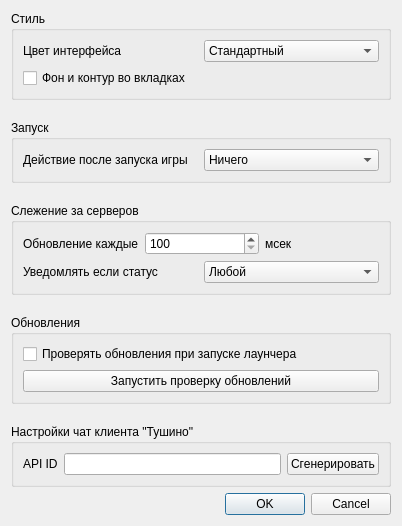
<?xml version="1.0" encoding="UTF-8"?>
<ui version="4.0">
 <class>launcherSettings</class>
 <widget class="QDialog" name="launcherSettings">
  <property name="geometry">
   <rect>
    <x>0</x>
    <y>0</y>
    <width>402</width>
    <height>526</height>
   </rect>
  </property>
  <property name="minimumSize">
   <size>
    <width>402</width>
    <height>526</height>
   </size>
  </property>
  <property name="maximumSize">
   <size>
    <width>402</width>
    <height>526</height>
   </size>
  </property>
  <property name="windowTitle">
   <string>Настройки лаунчера</string>
  </property>
  <property name="sizeGripEnabled">
   <bool>false</bool>
  </property>
  <property name="modal">
   <bool>true</bool>
  </property>
  <layout class="QGridLayout" name="gridLayout_6">
   <item row="7" column="0">
    <spacer name="verticalSpacer_3">
     <property name="orientation">
      <enum>Qt::Vertical</enum>
     </property>
     <property name="sizeHint" stdset="0">
      <size>
       <width>20</width>
       <height>40</height>
      </size>
     </property>
    </spacer>
   </item>
   <item row="5" column="0">
    <spacer name="verticalSpacer_2">
     <property name="orientation">
      <enum>Qt::Vertical</enum>
     </property>
     <property name="sizeHint" stdset="0">
      <size>
       <width>20</width>
       <height>40</height>
      </size>
     </property>
    </spacer>
   </item>
   <item row="4" column="0">
    <widget class="QGroupBox" name="groupBox_3">
     <property name="title">
      <string>Слежение за серверов</string>
     </property>
     <layout class="QGridLayout" name="gridLayout_2">
      <item row="0" column="0">
       <layout class="QHBoxLayout" name="horizontalLayout_3">
        <item>
         <widget class="QLabel" name="label">
          <property name="text">
           <string>Обновление каждые</string>
          </property>
         </widget>
        </item>
        <item>
         <widget class="QSpinBox" name="updateTimeSpin">
          <property name="minimum">
           <number>100</number>
          </property>
          <property name="maximum">
           <number>100000</number>
          </property>
          <property name="singleStep">
           <number>10</number>
          </property>
         </widget>
        </item>
        <item>
         <widget class="QLabel" name="label_2">
          <property name="text">
           <string>мсек</string>
          </property>
         </widget>
        </item>
       </layout>
      </item>
      <item row="1" column="0">
       <layout class="QHBoxLayout" name="horizontalLayout_2">
        <item>
         <widget class="QLabel" name="label_3">
          <property name="text">
           <string>Уведомлять если статус</string>
          </property>
         </widget>
        </item>
        <item>
         <widget class="QComboBox" name="stateBox">
          <item>
           <property name="text">
            <string>Любой</string>
           </property>
          </item>
          <item>
           <property name="text">
            <string>Игра</string>
           </property>
          </item>
          <item>
           <property name="text">
            <string>Брифинг</string>
           </property>
          </item>
          <item>
           <property name="text">
            <string>Лобби</string>
           </property>
          </item>
          <item>
           <property name="text">
            <string>Создание</string>
           </property>
          </item>
         </widget>
        </item>
       </layout>
      </item>
     </layout>
    </widget>
   </item>
   <item row="6" column="0">
    <widget class="QGroupBox" name="groupBox_4">
     <property name="title">
      <string>Обновления</string>
     </property>
     <layout class="QGridLayout" name="gridLayout_4">
      <item row="0" column="0">
       <widget class="QCheckBox" name="checkUpdateAfterStart">
        <property name="text">
         <string>Проверять обновления при запуске лаунчера</string>
        </property>
       </widget>
      </item>
      <item row="1" column="0">
       <widget class="QPushButton" name="launchCheckUpdate">
        <property name="text">
         <string>Запустить проверку обновлений</string>
        </property>
       </widget>
      </item>
     </layout>
    </widget>
   </item>
   <item row="2" column="0">
    <widget class="QGroupBox" name="groupBox_2">
     <property name="enabled">
      <bool>true</bool>
     </property>
     <property name="title">
      <string>Запуск</string>
     </property>
     <layout class="QGridLayout" name="gridLayout_3">
      <item row="0" column="0">
       <widget class="QLabel" name="launch_label">
        <property name="text">
         <string>Действие после запуска игры</string>
        </property>
       </widget>
      </item>
      <item row="0" column="1">
       <widget class="QComboBox" name="launchBox">
        <item>
         <property name="text">
          <string>Ничего</string>
         </property>
        </item>
        <item>
         <property name="text">
          <string>Свернуть лаунчер</string>
         </property>
        </item>
        <item>
         <property name="text">
          <string>Закрыть лаунчер</string>
         </property>
        </item>
       </widget>
      </item>
     </layout>
    </widget>
   </item>
   <item row="0" column="0">
    <widget class="QGroupBox" name="groupBox">
     <property name="title">
      <string>Стиль</string>
     </property>
     <layout class="QGridLayout" name="gridLayout">
      <item row="0" column="0">
       <layout class="QHBoxLayout" name="horizontalLayout">
        <item>
         <widget class="QLabel" name="style_label">
          <property name="text">
           <string>Цвет интерфейса</string>
          </property>
         </widget>
        </item>
        <item>
         <widget class="QComboBox" name="styleBox">
          <item>
           <property name="text">
            <string>Стандартный</string>
           </property>
          </item>
          <item>
           <property name="text">
            <string>Темный</string>
           </property>
          </item>
         </widget>
        </item>
       </layout>
      </item>
      <item row="1" column="0">
       <widget class="QCheckBox" name="documentMode">
        <property name="text">
         <string>Фон и контур во вкладках</string>
        </property>
       </widget>
      </item>
     </layout>
    </widget>
   </item>
   <item row="8" column="0">
    <widget class="QGroupBox" name="groupBox_5">
     <property name="title">
      <string>Настройки чат клиента &quot;Тушино&quot;</string>
     </property>
     <layout class="QGridLayout" name="gridLayout_5">
      <item row="0" column="0">
       <layout class="QHBoxLayout" name="horizontalLayout_4">
        <item>
         <widget class="QLabel" name="label_4">
          <property name="text">
           <string>API ID</string>
          </property>
         </widget>
        </item>
        <item>
         <widget class="QLineEdit" name="tushinoApiKey"/>
        </item>
        <item>
         <widget class="QPushButton" name="genApiKey_button">
          <property name="text">
           <string>Сгенерировать</string>
          </property>
         </widget>
        </item>
       </layout>
      </item>
     </layout>
    </widget>
   </item>
   <item row="3" column="0">
    <spacer name="verticalSpacer">
     <property name="orientation">
      <enum>Qt::Vertical</enum>
     </property>
     <property name="sizeHint" stdset="0">
      <size>
       <width>20</width>
       <height>40</height>
      </size>
     </property>
    </spacer>
   </item>
   <item row="9" column="0">
    <widget class="QDialogButtonBox" name="buttonBox">
     <property name="orientation">
      <enum>Qt::Horizontal</enum>
     </property>
     <property name="standardButtons">
      <set>QDialogButtonBox::Cancel|QDialogButtonBox::Ok</set>
     </property>
     <property name="centerButtons">
      <bool>false</bool>
     </property>
    </widget>
   </item>
   <item row="1" column="0">
    <spacer name="verticalSpacer_4">
     <property name="orientation">
      <enum>Qt::Vertical</enum>
     </property>
     <property name="sizeHint" stdset="0">
      <size>
       <width>20</width>
       <height>40</height>
      </size>
     </property>
    </spacer>
   </item>
  </layout>
 </widget>
 <resources/>
 <connections>
  <connection>
   <sender>buttonBox</sender>
   <signal>accepted()</signal>
   <receiver>launcherSettings</receiver>
   <slot>accept()</slot>
   <hints>
    <hint type="sourcelabel">
     <x>248</x>
     <y>254</y>
    </hint>
    <hint type="destinationlabel">
     <x>157</x>
     <y>274</y>
    </hint>
   </hints>
  </connection>
  <connection>
   <sender>buttonBox</sender>
   <signal>rejected()</signal>
   <receiver>launcherSettings</receiver>
   <slot>reject()</slot>
   <hints>
    <hint type="sourcelabel">
     <x>316</x>
     <y>260</y>
    </hint>
    <hint type="destinationlabel">
     <x>286</x>
     <y>274</y>
    </hint>
   </hints>
  </connection>
 </connections>
</ui>
